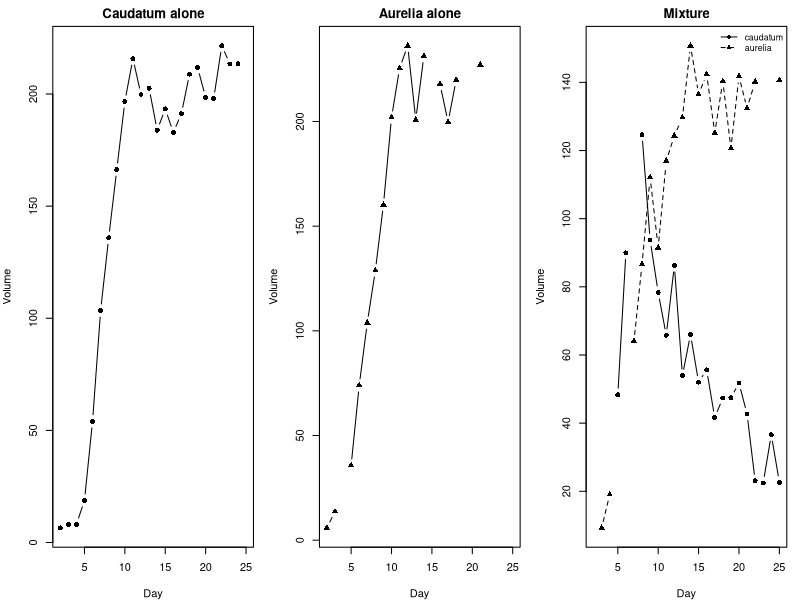
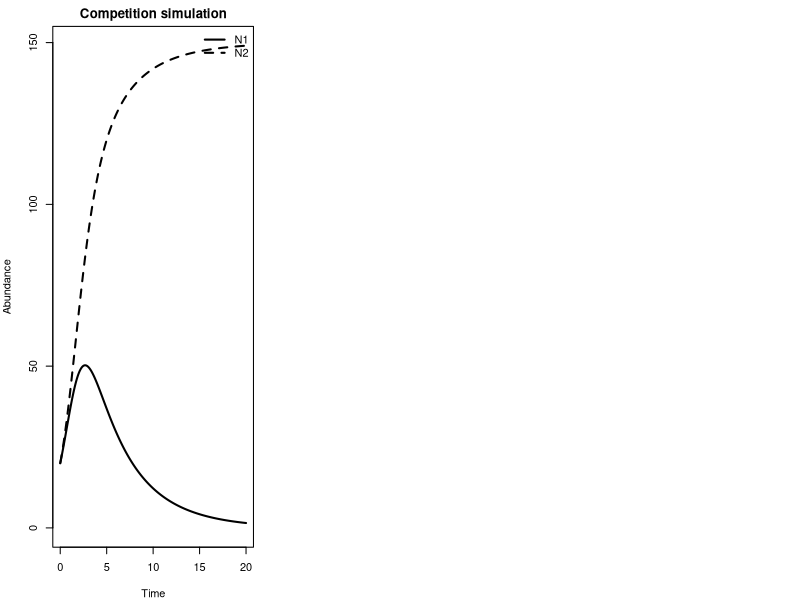

Write the R code that produced these figures, in order.
## ---- chunk 1
pc <- read.csv("data/paramecium_caudatum_alone.csv")
pa <- read.csv("data/paramecium_aurelia_alone.csv")
mix <- read.csv("data/paramecium_competition.csv")

par(mfrow = c(1, 3), mar = c(4, 4, 2, 1))
plot(pc$day, pc$volume, type = "b", pch = 16,
     xlab = "Day", ylab = "Volume", main = "Caudatum alone")
plot(pa$day, pa$volume, type = "b", pch = 17,
     xlab = "Day", ylab = "Volume", main = "Aurelia alone")
plot(mix$day, mix$caudatum, type = "b", pch = 16,
     xlab = "Day", ylab = "Volume", main = "Mixture",
     ylim = range(c(mix$caudatum, mix$aurelia), na.rm = TRUE))
lines(mix$day, mix$aurelia, type = "b", pch = 17, lty = 2)
legend("topright", c("caudatum", "aurelia"), pch = c(16, 17), lty = 1:2, bty = "n", cex = 0.8)
## ---- chunk 2
next_logistic <- function(N, r, K, dt) {
  dN <- r * N * (1 - N / K) * dt
  max(N + dN, 0)
}

next_logistic(N = 10, r = 0.8, K = 100, dt = 0.1)
## ---- chunk 3
next_comp <- function(N1, N2, r1, r2, K1, K2, a12, a21, dt) {
  d1 <- r1 * N1 * (1 - (N1 + a12 * N2) / K1) * dt
  d2 <- r2 * N2 * (1 - (N2 + a21 * N1) / K2) * dt
  c(N1 = max(N1 + d1, 0), N2 = max(N2 + d2, 0))
}

T <- 400
dt <- 0.05
N1 <- numeric(T + 1)
N2 <- numeric(T + 1)
N1[1] <- 20
N2[1] <- 20

r1 <- 1.0; r2 <- 1.0
K1 <- 150; K2 <- 150
a12 <- 1.2   # effect of species 2 on 1
a21 <- 0.5   # effect of species 1 on 2

for (t in 1:T) {
  out <- next_comp(N1[t], N2[t], r1, r2, K1, K2, a12, a21, dt)
  N1[t + 1] <- out["N1"]
  N2[t + 1] <- out["N2"]
}

time <- 0:T * dt
plot(time, N1, type = "l", lwd = 2, ylim = c(0, max(c(N1, N2))),
     xlab = "Time", ylab = "Abundance", main = "Competition simulation")
lines(time, N2, lwd = 2, lty = 2)
legend("topright", c("N1", "N2"), lty = 1:2, lwd = 2, bty = "n")
